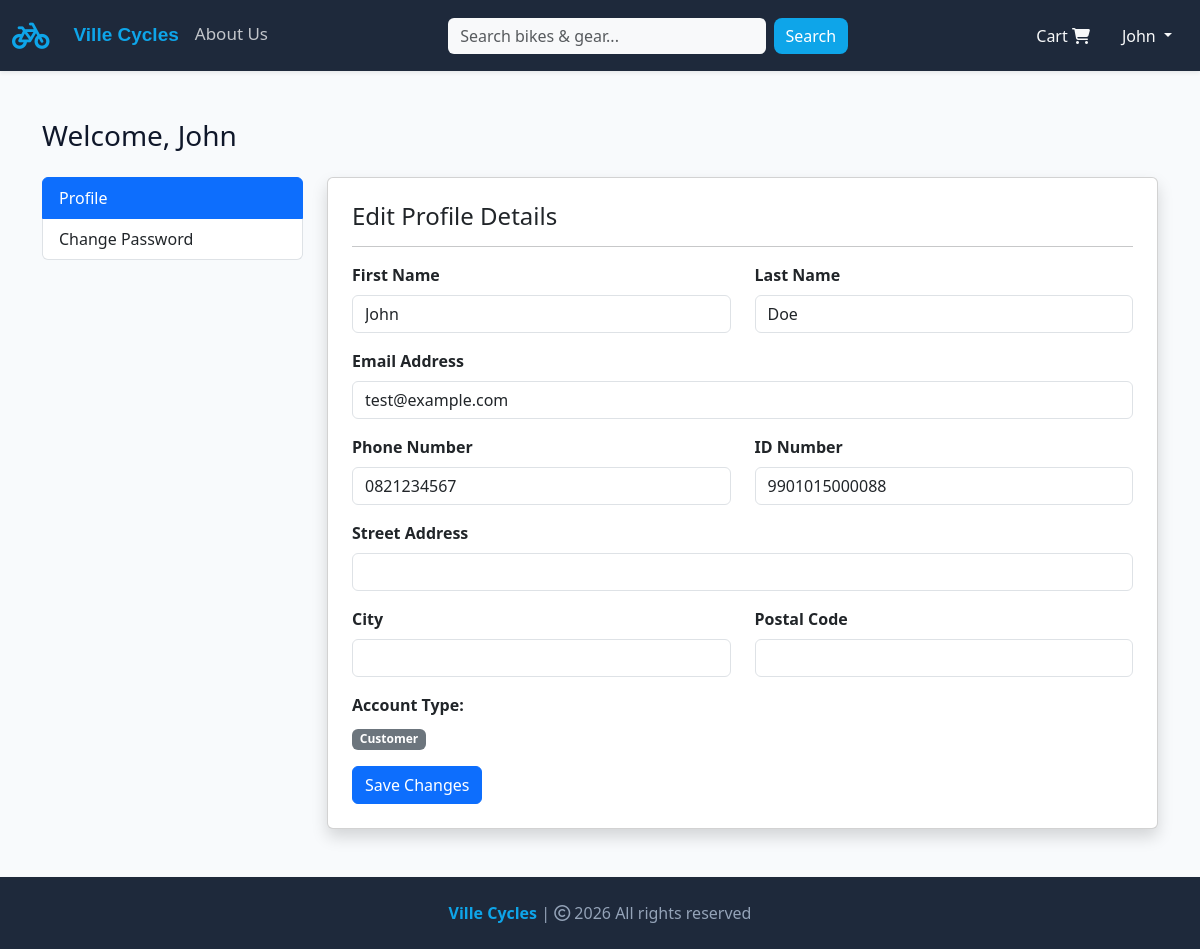
The page /profile/2 (signed in) on the database as committed earlier.
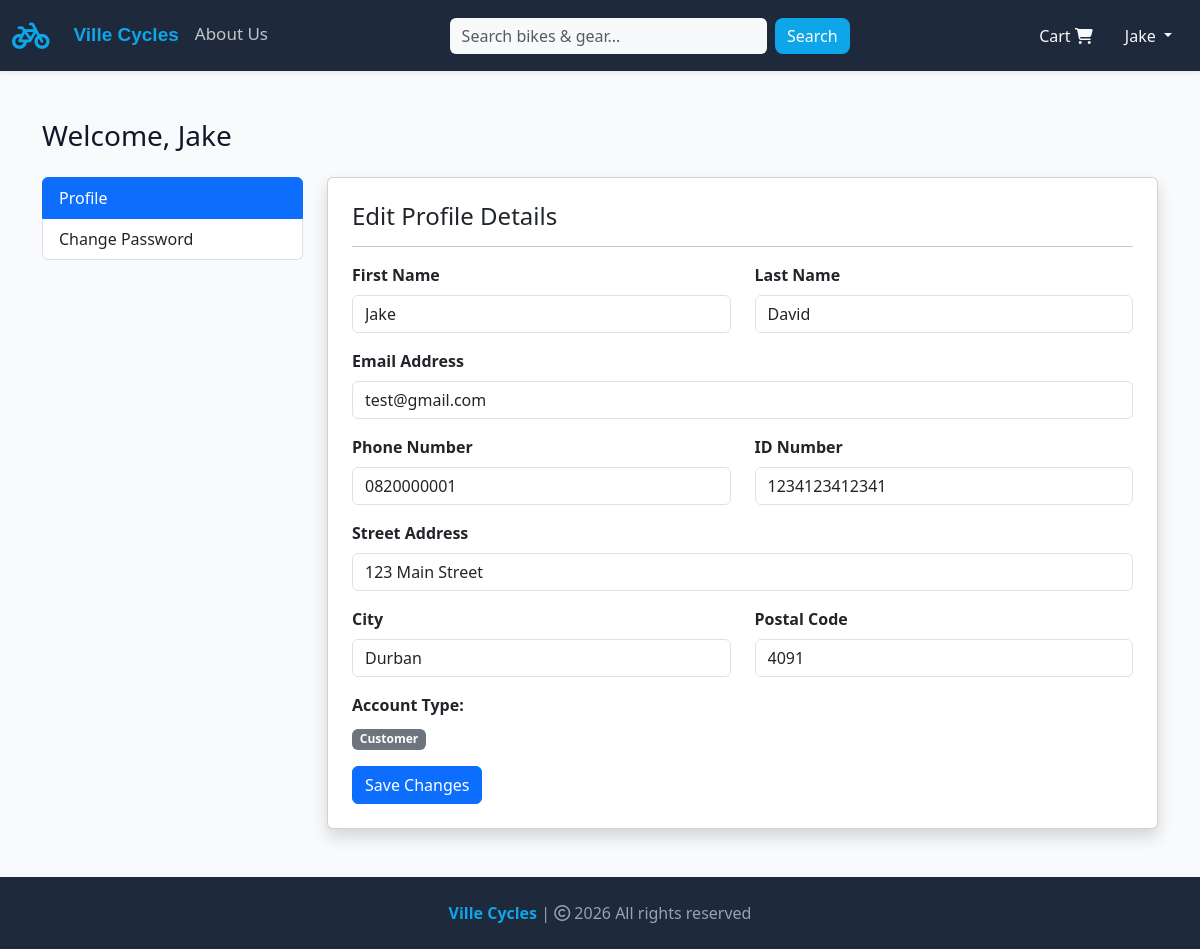
The same page on the database as committed later.
### website/models.py (models this page shows, shortened)
class Customer(db.Model):
    __tablename__ = "customers"
    id = db.Column(db.Integer, primary_key=True)
    user_id = db.Column(
        db.Integer, db.ForeignKey("users.id"), unique=True, nullable=False
    )
    first_name = db.Column(db.String(150), nullable=False)
    last_name = db.Column(db.String(150), nullable=False)
    phone_number = db.Column(db.String(15), nullable=True)
    id_number = db.Column(db.String(13), unique=True, nullable=True)
    address = db.Column(db.String(255), nullable=True)
    city = db.Column(db.String(100), nullable=True)
    postal_code = db.Column(db.String(20), nullable=True)
    cart_items = db.relationship(
        "Cart", backref=db.backref("customer", lazy=True), cascade="all, delete-orphan"
    )
    orders = db.relationship("Order", backref=db.backref("customer", lazy=True))

class User(db.Model, UserMixin):
    __tablename__ = "users"
    id = db.Column(db.Integer, primary_key=True)
    email = db.Column(db.String(150), unique=True, nullable=False)
    password_hash = db.Column(db.String(255), nullable=False)
    role = db.Column(db.String(20), nullable=False, default="customer")
    date_joined = db.Column(db.DateTime, default=datetime.now)
    customer_profile = db.relationship(
        "Customer", backref="user", uselist=False, cascade="all, delete-orphan"
    )
    admin_profile = db.relationship(
        "Admin", backref="user", uselist=False, cascade="all, delete-orphan"
    )
    @property
    def password(self):
        raise AttributeError("password is not a readable attribute")
    @property
    def is_admin(self):
        return self.role == "admin"

### website/auth.py (the view, shortened to what this page needs)
@auth.route("/profile/<int:user_id>", methods=["GET", "POST"])
@login_required
def profile(user_id):
    user = User.query.get_or_404(user_id)
    if current_user.id != user.id:
        flash(
            "You do not have permission to view or edit this profile.", category="error"
        )
        return redirect(url_for("views.home"))
    return render_template("profile.html", user=user)

### website/templates/profile.html (shortened to what the changed rows need)
{% extends 'base.html' %}
{% block body %}
<div class="container my-5">
    <div class="row">
        <div class="col-12 mb-3">
            <h3>
                Welcome,
                <span class="text-capitalize">
                    {% if user.customer_profile %}
                    {{ user.customer_profile.first_name }}
                    {% else %}
                    {{ user.email.split('@')[0] }}
                    {% endif %}
                </span>
            </h3>
        </div>
        <div class="col-md-9">
            <div class="card shadow">
                <div class="card-body p-4">
                    {% if user.customer_profile %}
                    <h4 class="mb-3">Edit Profile Details</h4>
                    <hr>
                    <form method="POST" action="{{ url_for('auth.profile', user_id=user.id) }}">
                        <div class="row mb-3">
                            <div class="col-md-6">
                                <label for="first_name" class="form-label"><strong>First Name</strong></label>
                                <input type="text" class="form-control" id="first_name" name="first_name"
                                    value="{{ user.customer_profile.first_name }}" required>
                            </div>
                            <div class="col-md-6">
                                <label for="last_name" class="form-label"><strong>Last Name</strong></label>
                                <input type="text" class="form-control" id="last_name" name="last_name"
                                    value="{{ user.customer_profile.last_name }}" required>
                            </div>
                        </div>
                        <div class="mb-3">
                            <label for="email" class="form-label"><strong>Email Address</strong></label>
                            <input type="email" class="form-control" id="email" name="email" value="{{ user.email }}"
                                required>
                        </div>
                        <div class="row mb-3">
                            <div class="col-md-6">
                                <label for="phone_number" class="form-label"><strong>Phone Number</strong></label>
                                <input type="text" class="form-control" id="phone_number" name="phone_number"
                                    value="{{ user.customer_profile.phone_number or '' }}">
                            </div>
                            <div class="col-md-6">
                                <label for="id_number" class="form-label"><strong>ID Number</strong></label>
                                <input type="text" class="form-control" id="id_number" name="id_number"
                                    value="{{ user.customer_profile.id_number or '' }}">
                            </div>
                        </div>
                        <div class="mb-3">
                            <label for="address" class="form-label"><strong>Street Address</strong></label>
                            <input type="text" class="form-control" id="address" name="address"
                                value="{{ user.customer_profile.address or '' }}">
                        </div>
                        <div class="row mb-3">
                            <div class="col-md-6">
                                <label for="city" class="form-label"><strong>City</strong></label>
                                <input type="text" class="form-control" id="city" name="city"
                                    value="{{ user.customer_profile.city or '' }}">
                            </div>
                            <div class="col-md-6">
                                <label for="postal_code" class="form-label"><strong>Postal Code</strong></label>
                                <input type="text" class="form-control" id="postal_code" name="postal_code"
                                    value="{{ user.customer_profile.postal_code or '' }}">
                            </div>
                        </div>
                        <div class="mb-3">
                            <label class="form-label"><strong>Account Type:</strong></label>
                            <div>
                                <span class="badge bg-secondary">Customer</span>
                            </div>
                        </div>
                        <button type="submit" class="btn btn-primary">Save Changes</button>
                    </form>
                    {% endif %}
                </div>
            </div>
        </div>
    </div>
</div>
{% endblock %}

### website/templates/base.html (shortened to what this page needs)
<!DOCTYPE html>
<html lang="en">
<head>
    <link rel="stylesheet"
        href="https://cdnjs.cloudflare.com/ajax/libs/bootstrap-icons/1.13.1/font/bootstrap-icons.min.css"
>
    <link rel="stylesheet" href="https://cdnjs.cloudflare.com/ajax/libs/font-awesome/6.4.0/css/all.min.css">
    <link rel="stylesheet" href="{{ url_for('static', filename='css/all.min.css') }}">
    <link rel="stylesheet" href="{{ url_for('static', filename='css/bootstrap.min.css') }}">
    <link rel="stylesheet" href="{{ url_for('static', filename='css/style.css') }}">
</head>
<body style="background-color: #F8FAFC; color: #0F172A; overflow-x: hidden;">
    <nav class="navbar navbar-expand-lg navbar-dark shadow-sm" style="background-color: #1E293B;">
        <div class="container-fluid">
            <a class="navbar-brand" href="/" style="color: #0EA5E9; font-size: 30px;">
                <i class="fa-solid fa-bicycle"></i>
            </a>
            <div class="collapse navbar-collapse" id="navbarSupportedContent">
                <ul class="navbar-nav me-auto mb-2 mb-lg-0">
                    <li class="nav-item">
                        <a class="nav-link active" aria-current="page" href="/"
                            style="font-family: sans-serif; font-weight: 600; font-size: 19px; color: #0EA5E9;">Ville
                            Cycles</a>
                    </li>
                    <li class="nav-item">
                        <a class="nav-link text-light opacity-75" href="{{ url_for('views.about') }}"
                            style="font-size: 17px;">About Us</a>
                    </li>
                </ul>
                <form class="d-flex mx-auto my-2 my-lg-0" role="search" action="/search" method="POST"
                    style="max-width: 400px; width: 100%;">
                    <input class="form-control me-2 bg-light border-0" name="search" type="search"
                        placeholder="Search bikes & gear..." aria-label="Search">
                    <button class="btn" type="submit"
                        style="background-color: #0EA5E9; color: white; border: none;">Search</button>
                </form>
                <ul class="navbar-nav ms-auto mb-2 mb-lg-0 align-items-lg-center">
                    <li class="nav-item mx-2" id="items">
                        {% if cart | length < 1 %} <a class="nav-link text-light" href="/cart">
                             Cart
                            <i class="fa-solid fa-cart-shopping"></i>
                            </a>
                            {% else %}
                            <a class="nav-link text-light" href="/cart">
                                <span class="badge bg-success"></span> Cart
                                <i class="bi bi-{{ cart | length }}-square-fill" style="color: #0EA5E9;"></i>
                            </a>
                            {% endif %}
                    </li>
                    <li class="nav-item dropdown mx-2">
                        <a class="nav-link dropdown-toggle text-light" href="#" role="button" id="profileDropdown"
                            data-bs-toggle="dropdown" aria-expanded="false">
                            {% if current_user.is_authenticated and current_user.customer_profile %}
                            {{ current_user.customer_profile.first_name }}
                            {% else %}
                            Account
                            {% endif %}
                        </a>
                    </li>
                </ul>
            </div>
        </div>
    </nav>
    <main class="container-fluid px-0">
        {% block body %}
        {% endblock %}
    </main>
    <footer class="container-fluid text-center p-4 mt-5 shadow-sm" style="background-color: #1E293B; color: #94A3B8;">
        <a href="/" style="color: #0EA5E9; text-decoration: none; font-weight: 600;">Ville Cycles</a> | <span>
            <i class="fa-sharp fa-regular fa-copyright"></i></span> 2026 All rights reserved
    </footer>
</body>
</html>

Rows that differ between the two databases and show on the page:
changed Customer: customer_profile.first_name "John" → "Jake"; first_name "John" → "Jake"; last_name "Doe" → "David"; phone_number "0821234567" → "0820000001"; id_number "9901015000088" → "1234123412341"; address (not shown) → "123 Main Street"; city (not shown) → "Durban"; postal_code (not shown) → "4091"
changed User: email "test@example.com" → "test@gmail.com"
